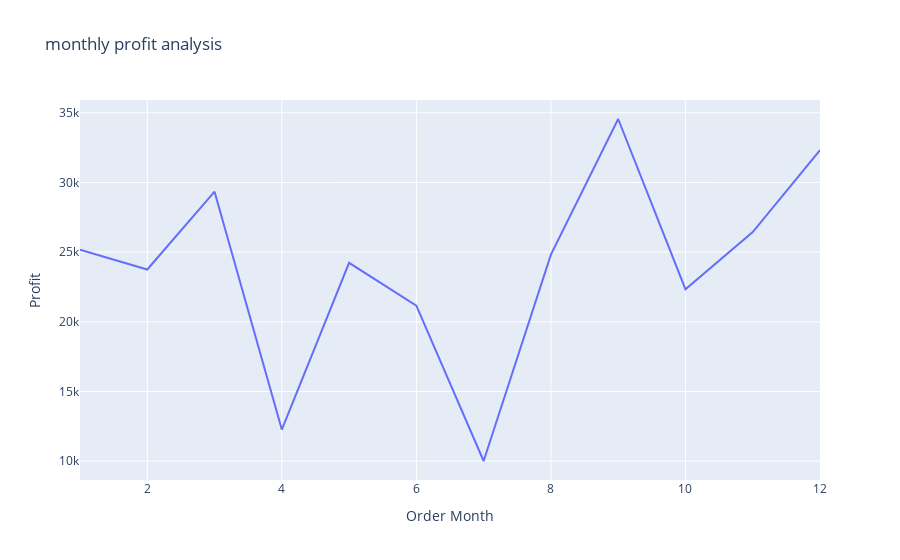

The code cell stored with this chart in its notebook:
### Code cell
Profit_by_month=data.groupby('Order Month')['Profit'].sum().reset_index()
fig=px.line(Profit_by_month, x='Order Month', y='Profit', title="monthly profit analysis")
fig.show()

### Figure 1 — Plotly figure (JSON) as saved in the notebook; plotly's stock layout.template omitted (floating-point values rounded to 4 significant figures)
{"data": [{"hovertemplate": "Order Month=%{x}<br>Profit=%{y}<extra></extra>", "legendgroup": "", "line": {"color": "#636efa", "dash": "solid"}, "marker": {"symbol": "circle"}, "mode": "lines", "name": "", "orientation": "v", "showlegend": false, "type": "scatter", "x": [1, 2, 3, 4, 5, 6, 7, 8, 9, 10, 11, 12], "xaxis": "x", "y": [25170.0, 23750.0, 29340.0, 12270.0, 24230.0, 21160.0, 10010.0, 24820.0, 34550.0, 22340.0, 26440.0, 32320.0], "yaxis": "y"}], "layout": {"autosize": true, "legend": {"tracegroupgap": 0}, "title": {"text": "monthly profit analysis"}, "xaxis": {"anchor": "y", "autorange": true, "domain": [0, 1], "range": [1, 12], "title": {"text": "Order Month"}, "type": "linear"}, "yaxis": {"anchor": "x", "autorange": true, "domain": [0, 1], "range": [8645.0, 35920.0], "title": {"text": "Profit"}, "type": "linear"}}}
